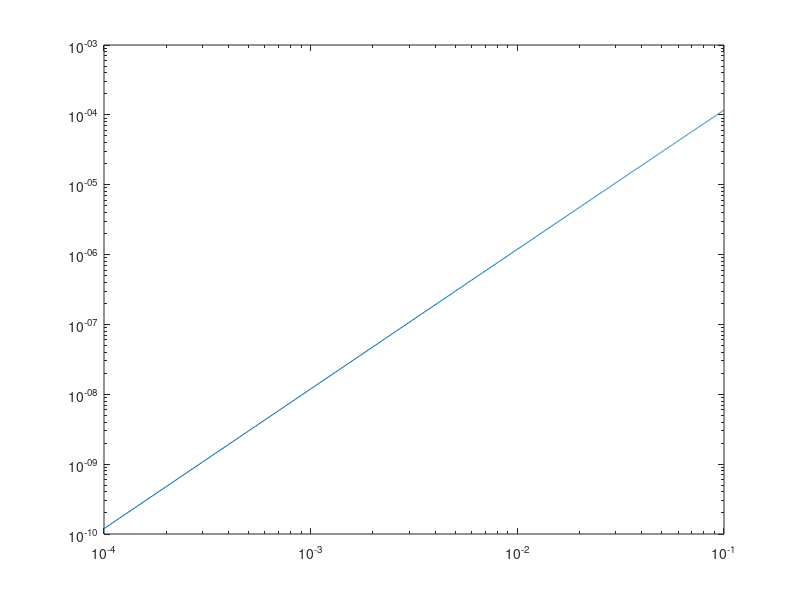

Write the MATLAB code that produced this figure.
A = [6 3; 1 3];
E = [1 0; 0 0];

% h = [0:5:0.01];
h = linspace(0,0.1,1001);

ans = zeros(1, length(h));
for i=1:length(h)
	ans(i) = norm(inv(A + h(i)*E) - (inv(A)-h(i)*inv(A)*E*inv(A)));
end

loglog(h,ans);

logh = log(h);
logans = log(ans);
